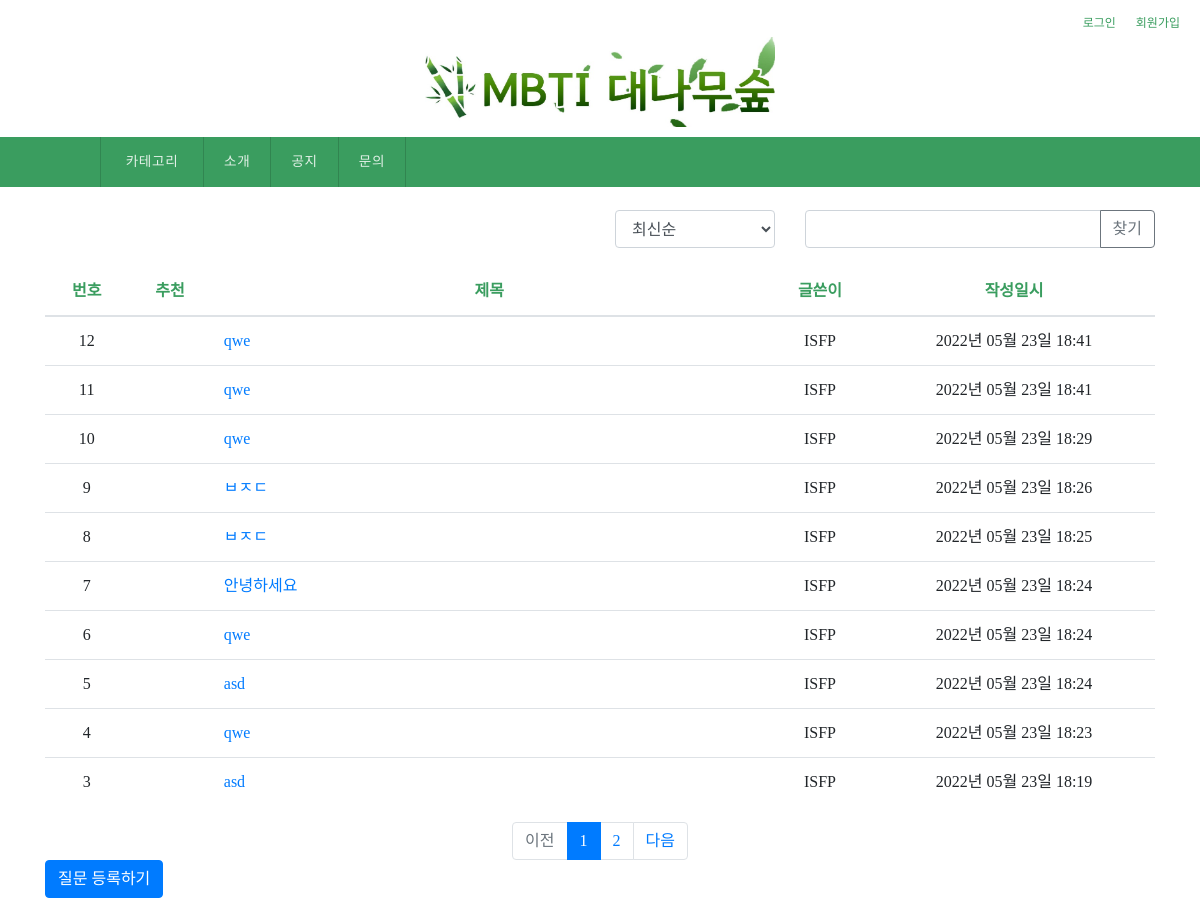
/gomin/gominlist/, run on the app's committed database.
### pybo/models.py (models this page shows)
class Gomin(db.Model):
    id = db.Column(db.Integer, primary_key=True)
    subject = db.Column(db.String(200), nullable=False)
    content = db.Column(db.Text(), nullable=False)
    create_date = db.Column(db.DateTime(), nullable=False)
    user_id = db.Column(db.Integer, db.ForeignKey(
        'user.id', ondelete='CASCADE'), nullable=False)
    user = db.relationship('User', backref=db.backref('gomin_set'))
    modify_date = db.Column(db.DateTime(), nullable=True)

class User(db.Model):
    id = db.Column(db.Integer, primary_key=True)
    username = db.Column(db.String(150), unique=True, nullable=False)
    password = db.Column(db.String(200), nullable=False)
    email = db.Column(db.String(120), unique=True, nullable=False)
    mbti = db.Column(db.String(150), nullable=True)

### pybo/views/gomin_views.py (the view, shortened to what this page needs)
@bp.route('/gominlist/')
def _list():
    page = request.args.get('page', type=int, default=1)
    kw = request.args.get('kw', type=str, default='')
    so = request.args.get('so', type=str, default='recent')
    if so == 'recommend':
        sub_query = db.session.query(gomin_voter.c.gomin_id, func.count('*').label('num_voter')) \
            .group_by(gomin_voter.c.gomin_id).subquery()
        gomin_list = Gomin.query \
            .outerjoin(sub_query, Gomin.id == sub_query.c.gomin_id) \
            .order_by(sub_query.c.num_voter.desc(), Gomin.create_date.desc())
    elif so == 'popular':
        sub_query = db.session.query(Gomin_Answer.gomin_id, func.count('*').label('num_answer')) \
            .group_by(Gomin_Answer.gomin_id).subquery()
        gomin_list = Gomin.query \
            .outerjoin(sub_query, Gomin.id == sub_query.c.gomin_id) \
            .order_by(sub_query.c.num_answer.desc(), Gomin.create_date.desc())
    else:  # recent
        gomin_list = Gomin.query.order_by(Gomin.create_date.desc())
    gomin_list = gomin_list.paginate(page, per_page=10)
    return render_template('gomin/gomin_list.html', gomin_list=gomin_list, page=page, kw=kw, so=so)

### pybo/filter.py (called while the page is built)
def format_datetime(value, fmt='%Y년 %m월 %d일 %H:%M'):
    return value.strftime(fmt)

### pybo/views/auth_views.py (called while the page is built)
@bp.before_app_request
def load_logged_in_user():
    user_id = session.get('user_id')
    if user_id is None:
        g.user = None
    else:
        g.user = User.query.get(user_id)

### pybo/templates/gomin/gomin_list.html (shortened to what this page needs)
{% extends 'base.html' %}
{% block content %}
<div class = "container my-3">
    <div class="row justify-content-end my-3">
        <div class="col-2">
            <select class="form-control so">
                <option value="recent" {% if so=='recent' %}selected{% endif %}>최신순</option>
            </select>
        </div>
        <div class="col-4 input-group">
            <input type="text" class="form-control kw" value="{{ kw or ''}}">
            <div class="input-group-append">
                <button class="btn btn-outline-secondary" type="button" id="btn_search">찾기</button>
            </div>
        </div>
    </div>
    <table class="table">
        <thead>
        <tr class ="text-center thead" id="listnav">
            <th>번호</th>
            <th>추천</th>
            <th style="width:50%">제목</th>
            <th>글쓴이</th>
            <th>작성일시</th>
        </tr>
        </thead>
        <tbody>
        {% if gomin_list %}
        {% for gomin in gomin_list.items %}
        <tr class="text-center">
            <td>{{ gomin_list.total - ((gomin_list.page-1)*gomin_list.per_page)-loop.index0 }}</td>
            <td>
            </td>
            <td class="text-left">
                <a href="{{ url_for('gomin.detail', gomin_id=gomin.id)}}">{{ gomin.subject }}</a>
            </td>
            <td>{{ gomin.user.mbti }}</td>
            <td>{{ gomin.create_date|datetime }}</td>
        </tr>
        {% endfor %}
        {% else %}
        <tr>
            <td colspan="3">질문이 없습니다.</td>
        </tr>
        {% endif %}
        </tbody>
    </table>
    <ul class="pagination justify-content-center">
        {% if gomin_list.has_prev %}
        <li class="page-item">
            <a class="page-link" data-page="?page={{gomin_list.prev_num }}">이전</a>
        </li>
        {% else %}
        <li class="page-item disabled">
            <a class="page-link" tabindex="-1" aria-disabled="true" href="#">이전</a>
        </li>
        {% endif %}
        {% for page_num in gomin_list.iter_pages() %}
            {% if page_num %}
                {% if page_num != gomin_list.page %}
                <li class="page-item">
                    <a class = "page-link" data-page="?page={{page_num}}">{{page_num}}</a>
                </li>
                {% else %}
                <li class="page-item active" aria-current="page">
                    <a class="page-link" href="#">{{page_num}}</a>
                </li>
                {% endif %}
            {% else %}
                <li class="disabled">
                    <a class="page-link" href="#">...</a>
                </li>
            {% endif %}
        {% endfor %}
        {% if gomin_list.has_next %}
        <li class="page-item">
            <a class="page-link" data-page="?page={{gomin_list.next_num}}">다음</a>
        </li>
        {% else %}
        <li class="page-item disabled">
            <a class="page-link" tabindex="-1" aria-disabled="true" href="#">다음</a>
        </li>
        {% endif %}
    </ul>
    <a href="{{url_for('gomin.create')}}" class="btn btn-primary">질문 등록하기</a>
</div>
{% endblock %}

### pybo/static/style.css (style rules this page uses)
#listnav { background-color: white; color:#3A9D5F; border-top: solid white; border-bottom : 2.1px solid #3A9D5F; }
* { font-family:SCDream4; margin:0; padding:0; }
body { margin: 0 auto; width: 100%; }
ul, li { margin: 0; padding: 0; list-style: none; }

### data on the page
Gomin: id "12", subject "qwe", user.mbti "ISFP", create_date "2022년 05월 23일 18:41"
Gomin: id "11", subject "qwe", user.mbti "ISFP", create_date "2022년 05월 23일 18:41"
Gomin: id "10", subject "qwe", user.mbti "ISFP", create_date "2022년 05월 23일 18:29"
Gomin: id "9", subject "ㅂㅈㄷ", user.mbti "ISFP", create_date "2022년 05월 23일 18:26"
Gomin: id "8", subject "ㅂㅈㄷ", user.mbti "ISFP", create_date "2022년 05월 23일 18:25"
Gomin: total "7", subject "안녕하세요", user.mbti "ISFP", create_date "2022년 05월 23일 18:24"
Gomin: id "6", subject "qwe", user.mbti "ISFP", create_date "2022년 05월 23일 18:24"
Gomin: id "5", subject "asd", user.mbti "ISFP", create_date "2022년 05월 23일 18:24"
Gomin: id "4", subject "qwe", user.mbti "ISFP", create_date "2022년 05월 23일 18:23"
Gomin: id "3", subject "asd", user.mbti "ISFP", create_date "2022년 05월 23일 18:19"

### other printed values
{{ page_num }} "1"
{{ page_num }} "2"
